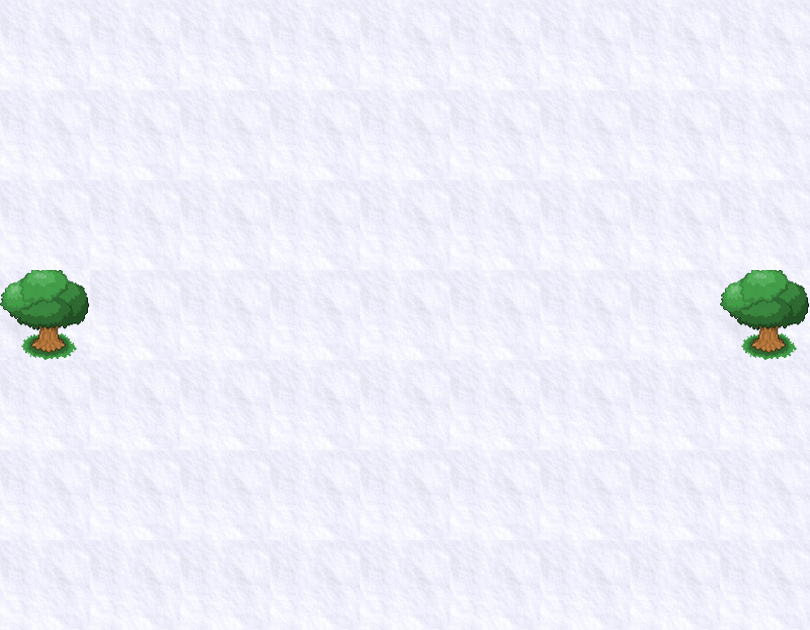

Below is a game level as drawn by its tile map, then a one-line description and the .tmx that defines it (tile-layer data replaced by summaries):
An orthogonal 9x7 tile map with 90x90 px tiles, 1 tile layer (Tile Layer 1).

<map version="1.0" orientation="orthogonal" renderorder="right-down" width="9" height="7" tilewidth="90" tileheight="90">
 <tileset firstgid="1" name="tileset" tilewidth="90" tileheight="90">
  <image source="tileset.png" width="970" height="600" />
 </tileset>
 <layer name="Tile Layer 1" width="9" height="7">
  <data>[63 cells, 63 non-empty, 2 distinct tile ids]</data>
 </layer>
</map>
